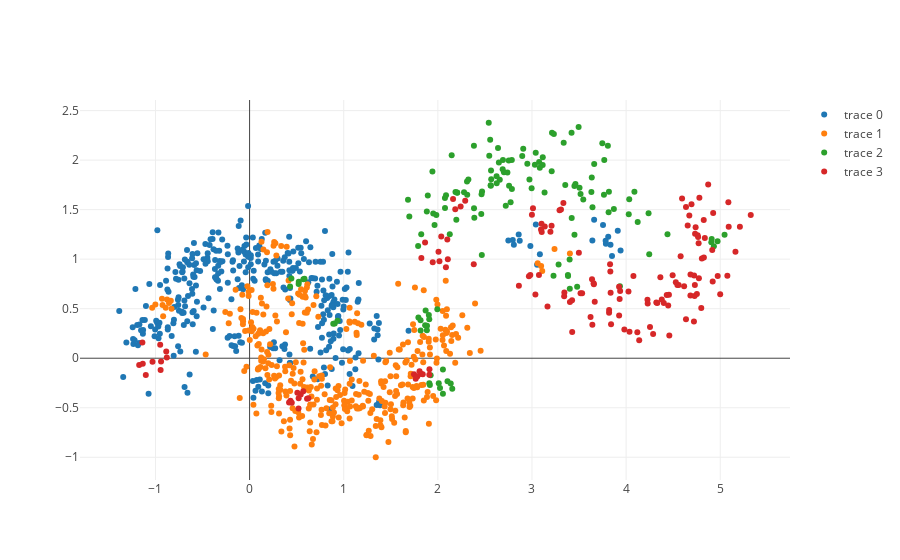

The notebook cell saved with this chart:
### Code cell
# Basic usage
knn_corrupter = KnnLabelCorrupter(corruption_size=10, noise_rate=0.2, random_state=0)
y_knn_corrupt = knn_corrupter.fit_transform(X,y)
plot_X_y(X,y_knn_corrupt)

### Figure 1 — Plotly figure (JSON) as saved in the notebook; plotly's stock layout.template omitted (floating-point values rounded to 4 significant figures; data arrays with more than 128 entries replaced by an {"elided": "..."} marker saying what was removed)
{"data": [{"mode": "markers", "type": "scatter", "x": {"elided": "357 float values"}, "y": {"elided": "357 float values"}}, {"mode": "markers", "type": "scatter", "x": {"elided": "359 float values"}, "y": {"elided": "359 float values"}}, {"mode": "markers", "type": "scatter", "x": {"elided": "138 float values"}, "y": {"elided": "138 float values"}}, {"mode": "markers", "type": "scatter", "x": {"elided": "146 float values"}, "y": {"elided": "146 float values"}}], "layout": {}}
